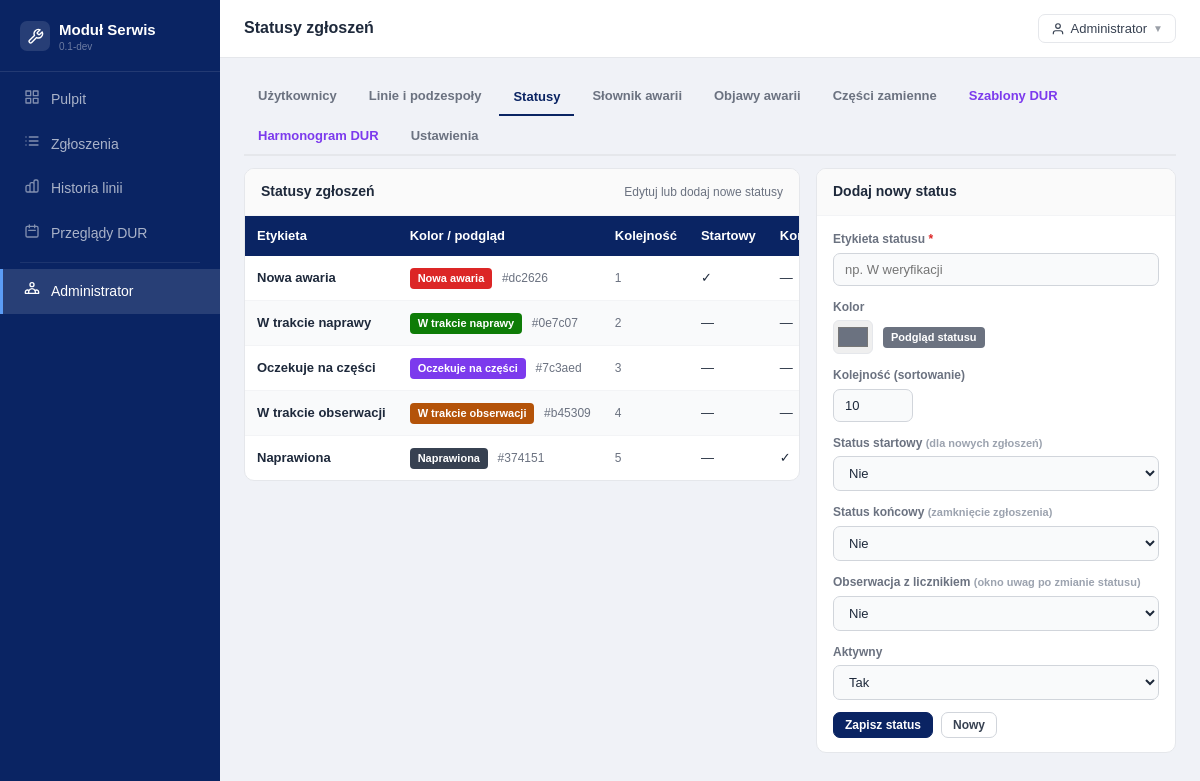
The app's page /index.php?route=admin_statuses (signed in) with its own data.
### tables this page shows
CREATE TABLE IF NOT EXISTS `failure_statuses` (
    `id` INT UNSIGNED NOT NULL AUTO_INCREMENT,
    `label` VARCHAR(150) NOT NULL,
    `color` VARCHAR(7) NOT NULL DEFAULT '#6c757d',
    `sort_order` INT UNSIGNED NOT NULL DEFAULT 0,
    `is_initial` TINYINT(1) NOT NULL DEFAULT 0,
    `is_final` TINYINT(1) NOT NULL DEFAULT 0,
    `is_observed` TINYINT(1) NOT NULL DEFAULT 0,
    `is_active` TINYINT(1) NOT NULL DEFAULT 1,
    `created_at` DATETIME NOT NULL DEFAULT CURRENT_TIMESTAMP,
    `updated_at` DATETIME NOT NULL DEFAULT CURRENT_TIMESTAMP ON UPDATE CURRENT_TIMESTAMP,
    PRIMARY KEY (`id`),
    KEY `idx_status_order` (`sort_order`),
    KEY `idx_status_initial` (`is_initial`),
    KEY `idx_status_active` (`is_active`)
);

### app/Controllers/AdminController.php (called while the page is built, shortened)
<?php
class AdminController
{
    public function statuses(): void
    {
        $statuses = (new StatusModel())->getAll();
        require BASE_PATH . '/templates/admin/statuses.php';
    }
}

### app/Core/Autoloader.php (called while the page is built, shortened)
<?php
class Autoloader
{
    private array $prefixes = [];
    public function addPrefix(string $prefix, string $baseDir, bool $prepend = false): void
    {
        $prefix = trim($prefix, '\\') . '\\';
        $baseDir = rtrim($baseDir, DIRECTORY_SEPARATOR) . DIRECTORY_SEPARATOR;
        if (!isset($this->prefixes[$prefix])) {
            $this->prefixes[$prefix] = [];
        }
        if ($prepend) {
            array_unshift($this->prefixes[$prefix], $baseDir);
        } else {
            $this->prefixes[$prefix][] = $baseDir;
        }
    }
    public function loadClass(string $class): string|false
    {
        foreach ($this->prefixes as $prefix => $baseDirs) {
            $relativeClass = substr($class, strlen($prefix));
            foreach ($baseDirs as $baseDir) {
                $file = $this->resolveFile($baseDir, $relativeClass);
                if ($file !== false) {
                    return $file;
                }
            }
        }
        return false;
    }
    private function resolveFile(string $baseDir, string $relativeClass): string|false
    {
        $file = $baseDir
            . str_replace('\\', DIRECTORY_SEPARATOR, $relativeClass)
            . '.php';
        if (is_file($file)) {
            return $file;
        }
        return false;
    }
}

### app/Helpers/Database.php (called while the page is built, shortened)
<?php
class Database
{
    private static ?\PDO $instance = null;
    public static function get(): \PDO
    {
        if (self::$instance === null) {
            $dsn = sprintf(
                'mysql:host=%s;dbname=%s;charset=%s',
                DB_HOST, DB_NAME, DB_CHARSET
            );
            self::$instance = new \PDO($dsn, DB_USER, DB_PASS, [
                \PDO::ATTR_ERRMODE            => \PDO::ERRMODE_EXCEPTION,
                \PDO::ATTR_DEFAULT_FETCH_MODE => \PDO::FETCH_ASSOC,
                \PDO::ATTR_EMULATE_PREPARES   => false,
            ]);
        }
        return self::$instance;
    }
}

### app/Models/StatusModel.php (called while the page is built, shortened)
<?php
class StatusModel extends BaseModel
{
    public function getAll(bool $activeOnly = false): array
    {
        $where = $activeOnly ? 'WHERE is_active = 1' : '';
        return $this->fetchAll("SELECT * FROM failure_statuses $where ORDER BY sort_order");
    }
}

### app/Models/BaseModel.php (called while the page is built, shortened)
<?php
abstract class BaseModel
{
    protected \PDO $db;
    public function __construct()
    {
        $this->db = Database::get();
    }
    protected function fetchAll(string $sql, array $params = []): array
    {
        $st = $this->db->prepare($sql);
        $st->execute($params);
        return $st->fetchAll();
    }
}

### app/Helpers/Helpers.php (called while the page is built, shortened)
<?php
class Helpers
{
    public static function e(mixed $v): string
    {
        return htmlspecialchars((string)($v ?? ''), ENT_QUOTES | ENT_HTML5, 'UTF-8');
    }
}

### templates/admin/statuses.php (the view, shortened to what this page needs)
<?php
require BASE_PATH . '/templates/shared/header.php';
?>
<div class="atabs mb2">
  <a href="<?= BASE_URL ?>/index.php?route=admin_users" class="atab">Użytkownicy</a>
  <a href="<?= BASE_URL ?>/index.php?route=admin_lines" class="atab">Linie i podzespoły</a>
  <button class="atab active" data-tab="statuses">Statusy</button>
  <a href="<?= BASE_URL ?>/index.php?route=admin_dictionary" class="atab">Słownik awarii</a>
  <a href="<?= BASE_URL ?>/index.php?route=admin_symptoms" class="atab">Objawy awarii</a>
  <a href="<?= BASE_URL ?>/index.php?route=admin_spare_parts" class="atab">Części zamienne</a>
  <a href="<?= BASE_URL ?>/index.php?route=admin_dur_tmpl" class="atab v">Szablony DUR</a>
  <a href="<?= BASE_URL ?>/index.php?route=admin_dur_sched" class="atab v">Harmonogram DUR</a>
  <a href="<?= BASE_URL ?>/index.php?route=admin_settings" class="atab">Ustawienia</a>
</div>
<div style="display:grid;grid-template-columns:1fr 360px;gap:16px;align-items:start;">
  <div class="card">
    <div class="card-head">
      <span class="card-title">Statusy zgłoszeń</span>
      <span class="muted fs-sm">Edytuj lub dodaj nowe statusy</span>
    </div>
    <div class="twrap">
      <table>
        <thead>
          <tr>
            <th>Etykieta</th>
            <th>Kolor / podgląd</th>
            <th>Kolejność</th>
            <th>Startowy</th>
            <th>Końcowy</th>
          </tr>
        </thead>
        <tbody>
          <?php foreach ($statuses as $s): ?>
            <tr>
              <td class="fw6"><?= Helpers::e($s['label']) ?></td>
              <td>
                <span class="badge" style="background:<?= Helpers::e($s['color']) ?>;color:#fff;">
                  <?= Helpers::e($s['label']) ?>
                </span>
                <span class="muted fs-sm" style="margin-left:6px;"><?= Helpers::e($s['color']) ?></span>
              </td>
              <td class="muted fs-sm"><?= $s['sort_order'] ?></td>
              <td><?= $s['is_initial'] ? '✓' : '—' ?></td>
              <td><?= $s['is_final']     ? '✓' : '—' ?></td>
            </tr>
          <?php endforeach; ?>
        </tbody>
      </table>
    </div>
  </div>
  <div class="card">
    <div class="card-head"><span class="card-title" id="statusFormTitle">Dodaj nowy status</span></div>
    <div class="card-body">
      <form method="POST" action="<?= BASE_URL ?>/index.php?route=admin_status_save">
        <div class="fg">
          <label class="flbl">Etykieta statusu <span class="req">*</span></label>
          <input class="fc" name="label" id="nsLabel" placeholder="np. W weryfikacji">
        </div>
        <div class="fg">
          <label class="flbl">Kolor</label>
          <div style="display:flex;align-items:center;gap:10px;">
            <input type="color" name="color" id="nsColor" value="#6b7280"
              style="width:40px;height:34px;padding:2px;border:1px solid #e5e7eb;border-radius:6px;cursor:pointer;">
            <span id="nsPreview" class="badge" style="background:#6b7280;color:#fff;">Podgląd statusu</span>
          </div>
        </div>
        <div class="fg">
          <label class="flbl">Kolejność (sortowanie)</label>
          <input class="fc" type="number" name="sort_order" id="nsOrder" value="10" style="width:80px;">
        </div>
        <div class="fg">
          <label class="flbl">Status startowy <span class="fhint" style="display:inline;">(dla nowych zgłoszeń)</span></label>
          <select class="fc" name="is_initial" id="nsInitial">
            <option value="0">Nie</option>
          </select>
        </div>
        <div class="fg">
          <label class="flbl">Status końcowy <span class="fhint" style="display:inline;">(zamknięcie zgłoszenia)</span></label>
          <select class="fc" name="is_final" id="nsFinal">
            <option value="0">Nie</option>
          </select>
        </div>
        <div class="fg">
          <label class="flbl">Obserwacja z licznikiem <span class="fhint" style="display:inline;">(okno uwag po zmianie statusu)</span></label>
          <select class="fc" name="is_observed" id="nsObserved">
            <option value="0">Nie</option>
          </select>
        </div>
        <div class="fg">
          <label class="flbl">Aktywny</label>
          <select class="fc" name="is_active" id="nsActive">
            <option value="1">Tak</option>
          </select>
        </div>
        <div style="display:flex;gap:8px;">
          <button type="submit" class="btn btn-p btn-sm">Zapisz status</button>
          <button type="button" class="btn btn-sm" onclick="resetStatusForm()">Nowy</button>
        </div>
      </form>
    </div>
  </div>
</div>
<?php require BASE_PATH . '/templates/shared/footer.php'; ?>

### templates/shared/header.php (style rules this page uses)
*, *::before, *::after { box-sizing: border-box; margin: 0; padding: 0; }
html, body { height: 100%; }
body { font-family: Arial, Helvetica, sans-serif; font-size: 14px; background: #f0f2f7; color: #1e293b; line-height: 1.55; }
a { color: #0a2463; text-decoration: none; }
.card { background: #fff; border: 1px solid #e5e7eb; border-radius: 10px; overflow: hidden; }
.card-head { padding: 12px 16px; border-bottom: 1px solid #f3f4f6; display: flex; align-items: center; justify-content: space-between; background: #fafafa; }
.card-title { font-size: 14px; font-weight: 700; color: #1e293b; }
.card-body { padding: 14px 16px; }
.btn { display: inline-flex; align-items: center; gap: 5px; padding: 7px 15px; border-radius: 7px; font-size: 13px; font-weight: 600; cursor: pointer; border: 1px solid #d1d5db; background: #fff; color: #374151; transition: background .12s; font-family: Arial, Helvetica, sans-serif; white-space: nowrap; text-decoration: none; }
.btn-p { background: #0a2463; color: #fff; border-color: #0a2463; }
.btn-sm { padding: 5px 11px; font-size: 12px; }
.fg { margin-bottom: 12px; }
.flbl { display: block; font-size: 12px; font-weight: 600; color: #6b7280; margin-bottom: 4px; }
.req { color: #dc2626; }
.fc { display: block; width: 100%; padding: 8px 11px; border: 1px solid #d1d5db; border-radius: 7px; font-size: 13px; color: #1e293b; background: #f9fafb; font-family: Arial, Helvetica, sans-serif; transition: border-color .12s; outline: none; }
.fhint { font-size: 11px; color: #9ca3af; margin-top: 3px; }
.twrap { overflow-x: auto; }
table { width: 100%; border-collapse: collapse; font-size: 13px; }
thead th { background: #0a2463; color: #fff; font-weight: 600; padding: 10px 12px; text-align: left; white-space: nowrap; border: none; }
td { padding: 9px 12px; border-bottom: 1px solid #f3f4f6; color: #1e293b; white-space: nowrap; vertical-align: middle; }
tbody tr:nth-child(even) td { background: #f9fafb; }
tbody tr:last-child td { border-bottom: none; }
.badge { display: inline-block; padding: 2px 8px; border-radius: 4px; font-size: 11px; font-weight: 600; white-space: nowrap; }
.atabs { display: flex; gap: 4px; flex-wrap: wrap; margin-bottom: 16px; border-bottom: 2px solid #e5e7eb; }
.atab { padding: 8px 14px; font-size: 13px; font-weight: 600; border: none; border-bottom: 2px solid transparent; background: none; color: #6b7280; cursor: pointer; font-family: Arial, Helvetica, sans-serif; margin-bottom: -2px; text-decoration: none; display: inline-block; }
.atab.active { color: #0a2463; border-bottom-color: #0a2463; }
.atab.v { color: #7c3aed; }
.mb2 { margin-bottom: 12px; }
.muted { color: #6b7280; }
.fs-sm { font-size: 12px; }
.fw6 { font-weight: 600; }

### records on screen
failure_statuses: label "Nowa awaria", color "#dc2626", sort_order "1"
failure_statuses: label "W trakcie naprawy", color "#0e7c07", sort_order "2"
failure_statuses: label "Oczekuje na części", color "#7c3aed", sort_order "3"
failure_statuses: label "W trakcie obserwacji", color "#b45309", sort_order "4"
failure_statuses: label "Naprawiona", color "#374151", sort_order "5"

### other values on screen
$appName "Moduł Serwis"
$appVersion "0.1-dev"
Helpers::e($item['label']) "Pulpit"
Helpers::e($item['label']) "Zgłoszenia"
Helpers::e($item['label']) "Historia linii"
Helpers::e($item['label']) "Przeglądy DUR"
Helpers::e($item['label']) "Administrator"
Helpers::e($pageTitle ?? 'Moduł Serwis') "Statusy zgłoszeń"
Helpers::e($user['name']) "Administrator"
